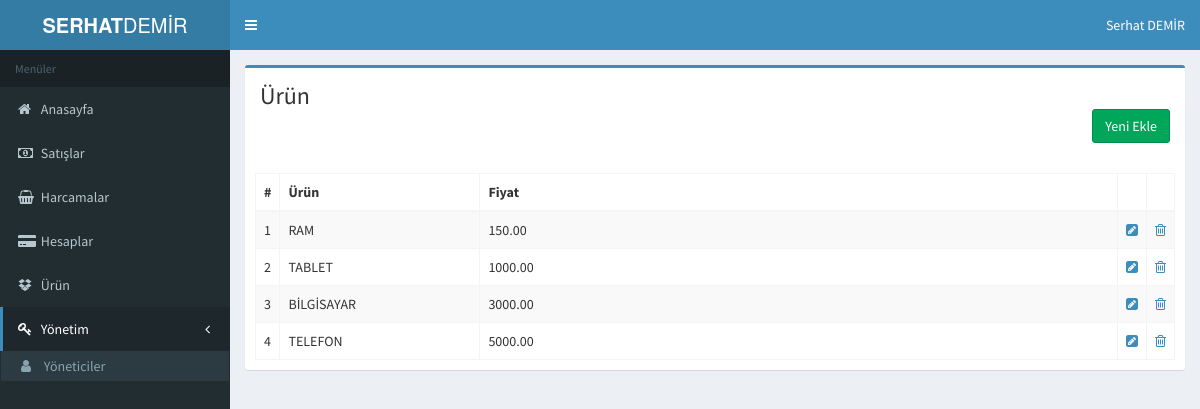
Screenshot of /proje/products.php (signed in) with the database file from the repository.
### tables this page shows
CREATE TABLE `products` (
  `products_id` int(11) NOT NULL,
  `products_title` varchar(255) NOT NULL,
  `products_content` text NOT NULL,
  `products_price` float(9,2) NOT NULL
);

### proje/setconfig.php (called while the page is built, shortened)
<?php
require_once 'netting/class.crud.php';
$db=new crud();
 ?>

### proje/netting/class.crud.php (called while the page is built, shortened)
<?php
class crud {
	private $db;
	private $dbhost=DBHOST;
	private $dbuser=DBUSER;
	private $dbpass=DBPWD;
	private $dbname=DBNAME;
	function __construct() {
		try {
			$this->db=new PDO('mysql:host='.$this->dbhost.';dbname='.$this->dbname.';charset=utf8',$this->dbuser,$this->dbpass);
		} catch (Exception $e) {
			die("Bağlantı Başarısız:".$e->getMessage());
		}
	}
	public function read($table,$options=[]) {
		try {
			if (isset($options['columns_name']) && empty($options['limit'])) {
				$stmt=$this->db->prepare("SELECT * FROM $table order by {$options['columns_name']} {$options['columns_sort']}");
			} else if (isset($options['columns_name']) && isset($options['limit'])) {
				$stmt=$this->db->prepare("SELECT * FROM $table order by {$options['columns_name']} {$options['columns_sort']} limit {$options['limit']}");
			} else {
				$stmt=$this->db->prepare("SELECT * FROM $table");
			}
			$stmt->execute();
			return $stmt;
		} catch (Exception $e) {
			echo $e->getMessage();
			return false;
		}
	}
}
?>

### proje/products.php (the view, shortened to what this page needs)
<?php
require_once 'header.php';
require_once 'sidebar.php'
?>
<div class="content-wrapper">
  <section class="content">
<div class="box box-primary">
 <div class="content-header">
  <h1 >Ürün</h1>
  <div align="right">
    <a href="?productsInsert=true"><button class="btn btn-success">Yeni Ekle</button></a>
    <br><br>
  </div>
</div>
<div class="box-body">
  <table id="example1" class="table table-bordered table-striped">
    <thead>
      <tr>
        <th align="center" width="5">#</th>
        <th>Ürün</th>
        <th>Fiyat</th>
        <th></th>
        <th></th>
      </tr>
    </thead>
    <tbody>
      <?php
      $sql=$db->read("products",[
        "columns_name" => "products_id",
        "columns_sort" => "DESC"
      ]);
      $say=1;
      while ($row=$sql->fetch(PDO::FETCH_ASSOC)) {  ?>
        <tr>
          <td><?php echo $say++; ?></td>
          <td width="200"><?php echo $row['products_title'] ?></td>
          <td><?php echo $row['products_price'] ?></td>
          <td align="center" width="5"><a href="?productsUpdate=true&products_id=<?php echo $row['products_id'] ?>"><i class="fa fa-pencil-square"></i></a></td>
          <td align="center" width="5"><a href="?productsDelete=True&products_id=<?php echo $row['products_id'] ?>"><i class="fa fa-trash-o"></i></a></td>
        </tr>
      <?php } ?>
    </table>
  </div>
</div>
</section>
</div>
<?php require_once 'footer.php'; ?>

### rows the page displays
products: products_title "RAM", products_price "150.00"
products: products_title "TABLET", products_price "1000.00"
products: products_title "BİLGİSAYAR", products_price "3000.00"
products: products_title "TELEFON", products_price "5000.00"

### other values shown
$_SESSION['admins']['admins_namesurname'] "Serhat DEMİR"
